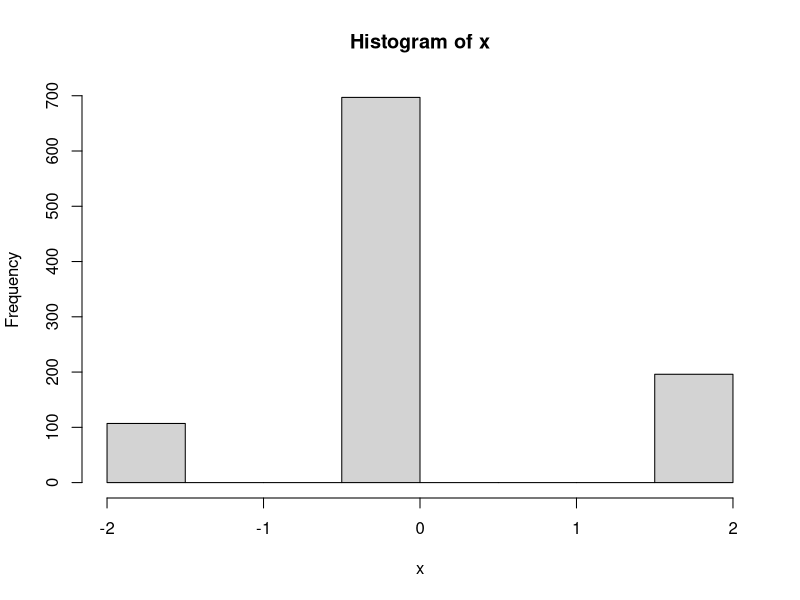

Source code (R):
n = 1000
# x = rnorm(n, mean=2, sd=1)
x = sample(c(-2,0,2), n, replace=TRUE, prob = c(1/8,5/6,2/8))
hist(x)

x_mean = mean(x)
x_sd = sd(x)

k = 3

lowerlim = x_mean-k*x_sd
upperlim = x_mean+k*x_sd

n.inside = length(x[x >= lowerlim & x <= upperlim])
n.outside = length(x[x < lowerlim | x > upperlim])

p_calculated = n.inside/n
p = 1 - 1/(k^2)

p_calculated
p

p_calculated > p
